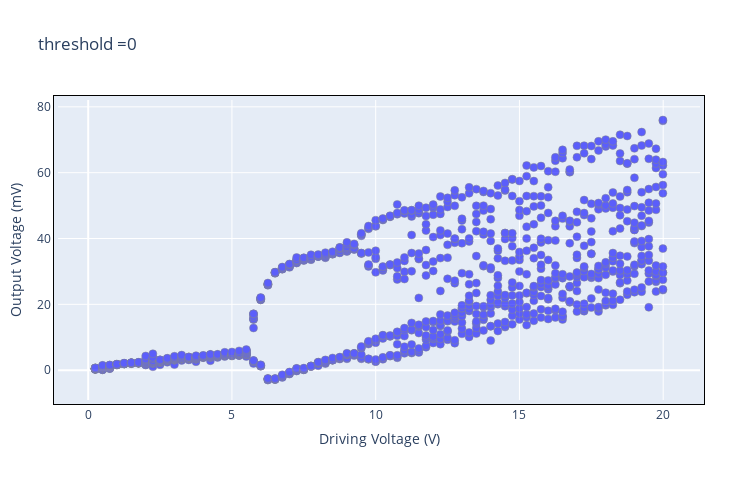
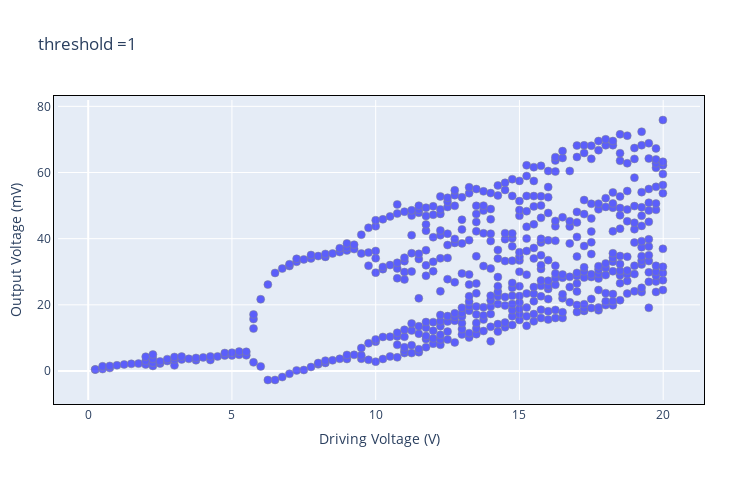

Write notebook code for charts like these, in order.
### Code cell
# threshold = [0.5, 1, 3, 5]
# for distance in threshold: 
#     results = run_all(file_path_ls,folders, difference=distance)
#     # results
#     keys, vals , vals_len= [], [], []
#     for k in results.keys():
#         keys.append(float(k))
#         vals.append(results.get(k))
#         vals_len.append(len(results.get(k)))
    
#     plt_lsx = []
#     for j in range(len(vals)):
#         ls = [vals[j][i] for i in range(len(vals[j])) ]
#         for k in range(len(ls)):
#             plt_lsx.append([float(keys[j]), ls[k]])

#     x_axis = [i[0] for i in plt_lsx]  
#     y_axis = np.asarray([i[1] for i in plt_lsx] ) 

#     trace1 = go.Scatter(
#         x = x_axis,
#         y = y_axis,
#         mode='markers ',   # scatter mode (more in UG section 1)
#         opacity = .6,
#         marker = dict(size = 8, color = 'blue', line=dict(width=0.5))
#         )
#     data = [trace1]

#     layout = go.Layout(
#         autosize=False,
#         width=750,
#         height=500,

#         xaxis= go.layout.XAxis(linecolor = 'black',
#                             linewidth = 1,
#                             mirror = True),

#         yaxis= go.layout.YAxis(linecolor = 'black',
#                             linewidth = 1,
#                             mirror = True),

#         margin=go.layout.Margin(
#             l=50,
#             r=50,
#             b=100,
#             t=100,
#             pad = 4
#         )
#     )
#     fig = go.Figure(data=data, layout=layout)
#     fig.update_layout(title= 'threshold =' + str(distance) )
#     fig.update_layout(yaxis_title="Output Voltage (mV)", xaxis_title="Driving Voltage (V)")
#     fig.show()

### Figure 1 — Plotly figure (JSON) as saved in the notebook; plotly's stock layout.template omitted (floating-point values rounded to 4 significant figures; data arrays with more than 128 entries replaced by an {"elided": "..."} marker saying what was removed)
{"data": [{"marker": {"color": "blue", "line": {"width": 0.5}, "size": 8}, "mode": "markers", "opacity": 0.6, "type": "scatter", "x": {"elided": "1151 float values"}, "y": {"elided": "1151 float values"}}], "layout": {"autosize": false, "height": 500, "margin": {"b": 100, "l": 50, "pad": 4, "r": 50, "t": 100}, "title": {"text": "threshold =0"}, "width": 750, "xaxis": {"linecolor": "black", "linewidth": 1, "mirror": true, "title": {"text": "Driving Voltage (V)"}}, "yaxis": {"linecolor": "black", "linewidth": 1, "mirror": true, "title": {"text": "Output Voltage (mV)"}}}}

### Figure 2 — Plotly figure (JSON) as saved in the notebook; plotly's stock layout.template omitted (floating-point values rounded to 4 significant figures; data arrays with more than 128 entries replaced by an {"elided": "..."} marker saying what was removed)
{"data": [{"marker": {"color": "blue", "line": {"width": 0.5}, "size": 8}, "mode": "markers", "opacity": 0.6, "type": "scatter", "x": {"elided": "535 float values"}, "y": {"elided": "535 float values"}}], "layout": {"autosize": false, "height": 500, "margin": {"b": 100, "l": 50, "pad": 4, "r": 50, "t": 100}, "title": {"text": "threshold =1"}, "width": 750, "xaxis": {"linecolor": "black", "linewidth": 1, "mirror": true, "title": {"text": "Driving Voltage (V)"}}, "yaxis": {"linecolor": "black", "linewidth": 1, "mirror": true, "title": {"text": "Output Voltage (mV)"}}}}
